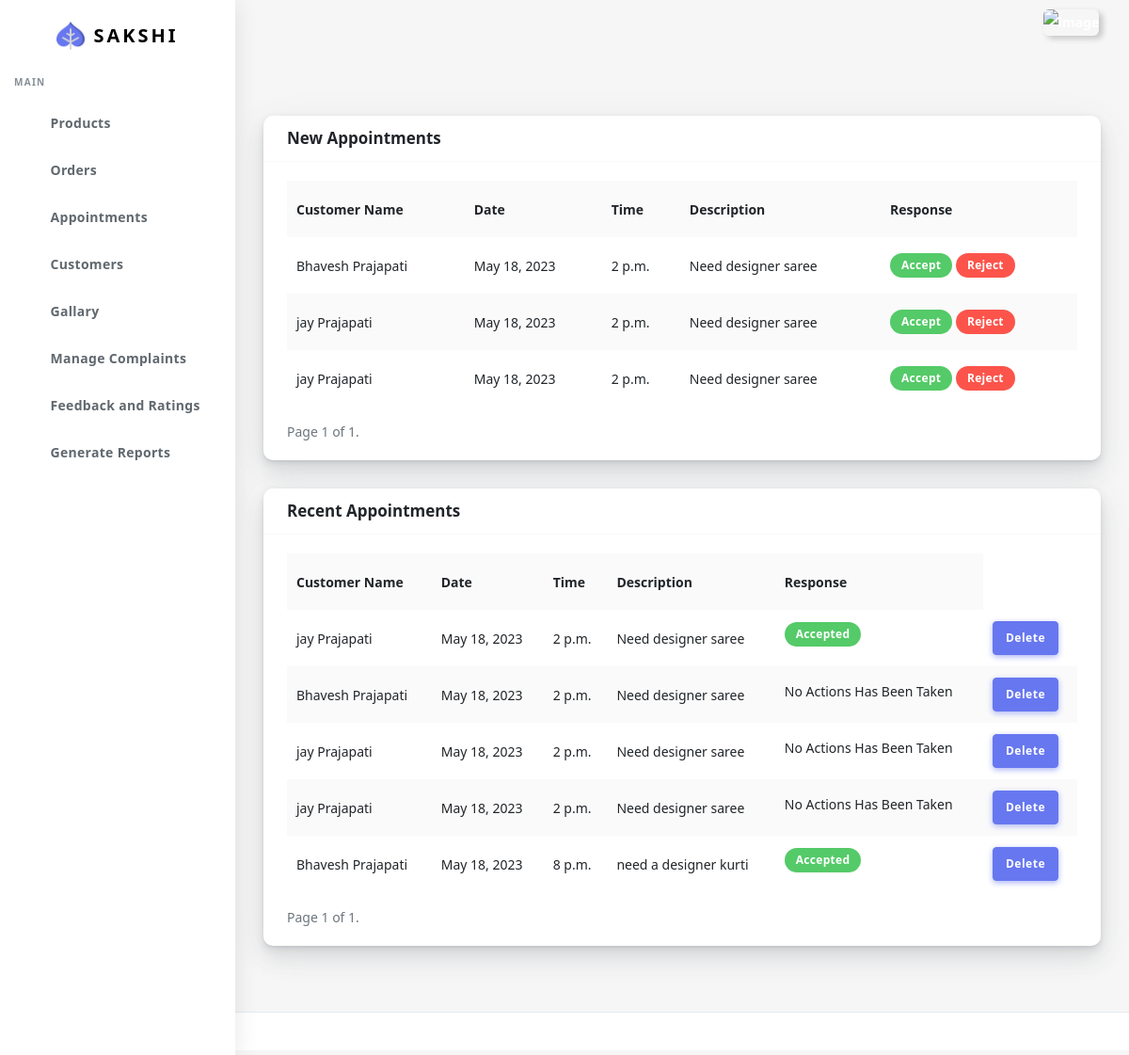
Page /appointment (signed in) on the committed database.
### customer/models.py (models this page shows, shortened)
class Appointment(models.Model):
    app_date=models.DateField()
    app_status=models.IntegerField(default=0)
    app_time=models.TimeField()
    app_desc=models.CharField(max_length=30)
    userbase=models.ForeignKey(UserBase,on_delete=CASCADE)

class UserBase(models.Model):
    user_id=models.OneToOneField(User,on_delete=CASCADE,primary_key=True)
    first_name=models.CharField(max_length=45)
    last_name=models.CharField(max_length=45)
    gender=models.BooleanField(default="Not Specified")
    dob=models.DateField(default="Not Specified")
    cus_add1=models.TextField(null=True,blank=True)
    cus_add2=models.TextField(null=True,blank=True)
    pincode=models.IntegerField()
    Cus_phone=models.CharField(max_length=10)
    profile=models.ImageField(upload_to="profileImages/",max_length=1500)
    area_id=models.ForeignKey(Area,on_delete=CASCADE)
    class meta:
        ordering = ['user_id']

### customer/views.py (the view)
# urls.py: path("appointment",views.appointment,name="appointment"),
@login_required(login_url='sign-in')
def appointment(request):
    checklocal(request)
    appointment=Appointment.objects.all().order_by('-id')
    paginator=Paginator(appointment,5)
    page_number=request.GET.get('page')
    appoint=paginator.get_page(page_number)
    return render(request,"Mainadmin/appointment.html",{'appointment':appoint})

### customer/views.py (called while the page is built)
def checklocal(request):
    if request.user.is_staff==False:
        logout(request)

### customer/templates/Mainadmin/appointment.html (shortened to what this page needs)
{% extends "Mainadmin/index.html" %}
{% load static %}
{% block body %}
      <div class="main-content">
        <section class="section">
          <div class="section-body">
          <div class="row ">
            <div class="col-12">
              <div class="card">
               <div class="card-header">
                  <h4>New Appointments</h4>
                </div>
                <div class="card-body">
                  <div class="table-responsive">
                    {% if appointment %}
                    <table class="table table-striped">
                      <tr>
                        <th>Customer Name</th>
                        <th>Date</th>
                        <th>Time</th>
                        <th>Description</th>
                        <th>Response</th>
                      </tr>
                      {% for app in appointment  %}
                      {% if app.app_status == 0 %}
                      <tr>
                        <td class="text-truncate">
                          {{app.userbase.first_name}} {{app.userbase.last_name}}
                        </td>
                        <td>{{app.app_date}}</td>
                        <td>{{app.app_time}}</td>
                        <td>{{app.app_desc}}</td>
                        <form action="{% url 'appointmentResult' app.id %}" id="sup" method="POST">
                        <td>
                          <button name="accept" class="bg-success badge badge-success" type="submit" value="accept"  style="border:none;color:white;">Accept</button>
                          <button name="reject" class="bg-danger badge badge-danger " type="submit" value="reject" style="border:none;color:white;">Reject</button>
                        </td>
                      </form>
                      </tr>
                    {% endif %}
                      {% endfor %}
                    </table>
                    <div class="pagination">
                      <span class="step-links">
                          <span class="current">
                              Page {{ appointment.number }} of {{ appointment.paginator.num_pages }}.
                          </span>
                      </span>
                  </div>
                    {% else %}
                    <h6 class="text-center"> <b> No Records....</b></h6>
                    {% endif %}
                  </div>
                </div>
              </div>
              <div class="card">
                <div class="card-header">
                   <h4>Recent Appointments</h4>
                 </div>
                 <div class="card-body">
                  <div class="table-responsive">
                    {% if appointment %}
                    <table class="table table-striped">
                      <tr>
                        <th>Customer Name</th>
                        <th>Date</th>
                        <th>Time</th>
                        <th>Description</th>
                        <th>Response</th>
                      </tr>
                      {% for app in appointment  %}
                      <tr>
                        <td class="text-truncate">
                          {{app.userbase.first_name}} {{app.userbase.last_name}}
                        </td>
                        <td>{{app.app_date}}</td>
                        <td>{{app.app_time}}</td>
                        <td>{{app.app_desc}}</td>
                        <td>
                          {% if app.app_status == 1 %}
                          <label name="accept" class="bg-success badge badge-success"  value="accepted"  style="border:none;color:white;">Accepted</label>
                          {% elif app.app_status == 2 %}
                          <label name="reject" class="bg-danger badge badge-danger"  value="Rejected"  style="border:none;color:white;">Rejected</label>
                          {% else %}
                          <label >No Actions Has Been Taken</label>
                          {% endif %}
                        </td>
                        <td><button  class="btn btn-primary delapp"  value="{{app.id}}">Delete</button></td>
                      </tr>
                      {% endfor %}
                    </table>
                    <div class="pagination">
                      <span class="step-links">
                          <span class="current">
                              Page {{ appointment.number }} of {{ appointment.paginator.num_pages }}.
                          </span>
                      </span>
                  </div>
                    {% else %}
                    <h6 class="text-center"> <b> No Records....</b></h6>
                    {% endif %}
                  </div>
                </div>
               </div>
            </div>
          </div>
          </div>
        </section>
      </div>
      <footer class="main-footer">
      </footer>
{% endblock body %}

### rows in the picture
Appointment: userbase.first_name "Bhavesh", userbase.last_name "Prajapati", app_date "May 18, 2023", app_time "2 p.m.", app_desc "Need designer saree", app_status "No Actions Has Been Taken", {{ app.id }} 19 (drawn)
Appointment: userbase.first_name "jay", userbase.last_name "Prajapati", app_date "May 18, 2023", app_time "2 p.m.", app_desc "Need designer saree", app_status "No Actions Has Been Taken", {{ app.id }} 18 (drawn)
Appointment: userbase.first_name "jay", userbase.last_name "Prajapati", app_date "May 18, 2023", app_time "2 p.m.", app_desc "Need designer saree", app_status "No Actions Has Been Taken", {{ app.id }} 17 (drawn)
Appointment: userbase.first_name "jay", userbase.last_name "Prajapati", app_date "May 18, 2023", app_time "2 p.m.", app_desc "Need designer saree", app_status "Accepted", {{ app.id }} 20 (drawn)
Appointment: userbase.first_name "Bhavesh", userbase.last_name "Prajapati", app_date "May 18, 2023", app_time "8 p.m.", app_desc "need a designer kurti", app_status "Accepted", {{ app.id }} 16 (drawn)

### other values in the picture
{{ appointment.number }} "1"
{{ appointment.paginator.num_pages }} "1"
